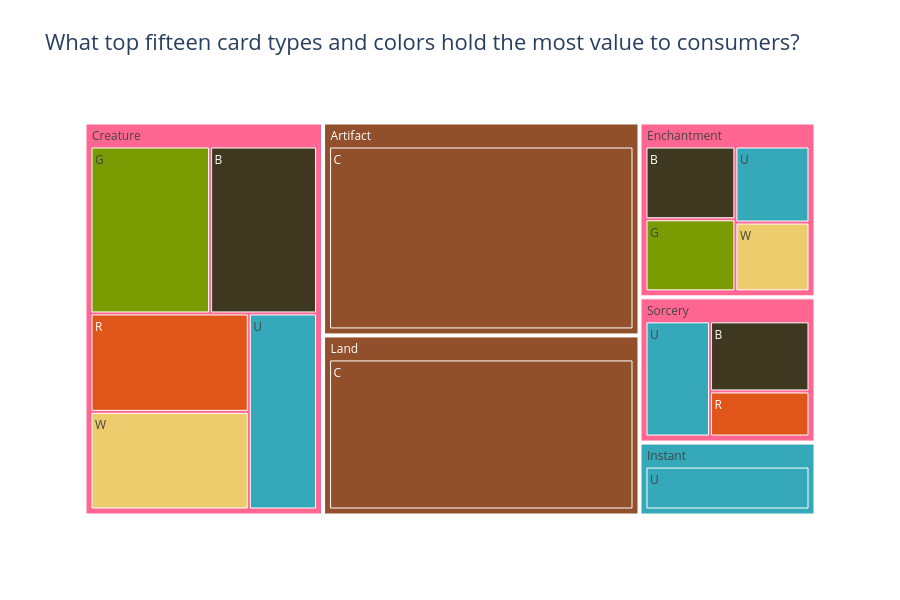

The cell this chart's notebook holds for it:
### Markdown cell above
#### Treemap - Highest Valued Card types and Colors

### Code cell
# Retrieve from queries.ipynb.
%store -r result4

fig = px.treemap(
    result4,
    # Hierarchy: type to color.
    path=['types', 'colors'],

    # Determines size of rectangles. 
    values='totalPrice',
    
    # Color by card color identity.
    color='colors',             
    
    # Color hex codes pulled from a Magic card back.
    color_discrete_map={
        'W': '#ECCC6C',  # white
        'U': '#35A9B9',  # blue
        'B': '#3D381F',  # black
        'R': '#E05519',  # red
        'G': '#7B9B03',  # green
        'C': "#914F2C",  # colorless
    },
    title="What top fifteen card types and colors hold the most value to consumers?"
)

fig.update_layout(
    width=900,
    height=600,
    title_font_size=22
)

fig.show()

### Figure 1 — Plotly figure (JSON) as saved in the notebook; plotly's stock layout.template omitted (floating-point values rounded to 4 significant figures)
{"data": [{"branchvalues": "total", "customdata": [["(?)"], ["(?)"], ["(?)"], ["B"], ["B"], ["B"], ["C"], ["C"], ["C"], ["C"], ["G"], ["G"], ["R"], ["R"], ["U"], ["U"], ["U"], ["U"], ["U"], ["W"], ["W"]], "domain": {"x": [0, 1], "y": [0, 1]}, "hovertemplate": "labels=%{label}<br>totalPrice=%{value}<br>parent=%{parent}<br>id=%{id}<br>colors=%{customdata[0]}<extra></extra>", "ids": ["Enchantment", "Creature", "Sorcery", "Sorcery/B", "Enchantment/B", "Creature/B", "Artifact", "Land", "Land/C", "Artifact/C", "Creature/G", "Enchantment/G", "Sorcery/R", "Creature/R", "Creature/U", "Instant/U", "Sorcery/U", "Enchantment/U", "Instant", "Creature/W", "Enchantment/W"], "labels": ["Enchantment", "Creature", "Sorcery", "B", "B", "B", "Artifact", "Land", "C", "C", "G", "G", "R", "R", "U", "U", "U", "U", "Instant", "W", "W"], "marker": {"colors": ["#FF6692", "#FF6692", "#FF6692", "#3D381F", "#3D381F", "#3D381F", "#914F2C", "#914F2C", "#914F2C", "#914F2C", "#7B9B03", "#7B9B03", "#E05519", "#E05519", "#35A9B9", "#35A9B9", "#35A9B9", "#35A9B9", "#35A9B9", "#ECCC6C", "#ECCC6C"]}, "name": "", "parents": ["", "", "", "Sorcery", "Enchantment", "Creature", "", "", "Land", "Artifact", "Creature", "Enchantment", "Sorcery", "Creature", "Creature", "Instant", "Sorcery", "Enchantment", "", "Creature", "Enchantment"], "type": "treemap", "values": [1217000.0, 3706000.0, 1010000.0, 372800.0, 335000.0, 804700.0, 2664000.0, 2253000.0, 2253000.0, 2664000.0, 899900.0, 331900.0, 239900.0, 701900.0, 603200.0, 507600.0, 397600.0, 288500.0, 507600.0, 696600.0, 261100.0]}], "layout": {"height": 600, "legend": {"tracegroupgap": 0}, "title": {"font": {"size": 22}, "text": "What top fifteen card types and colors hold the most value to consumers?"}, "width": 900}}
